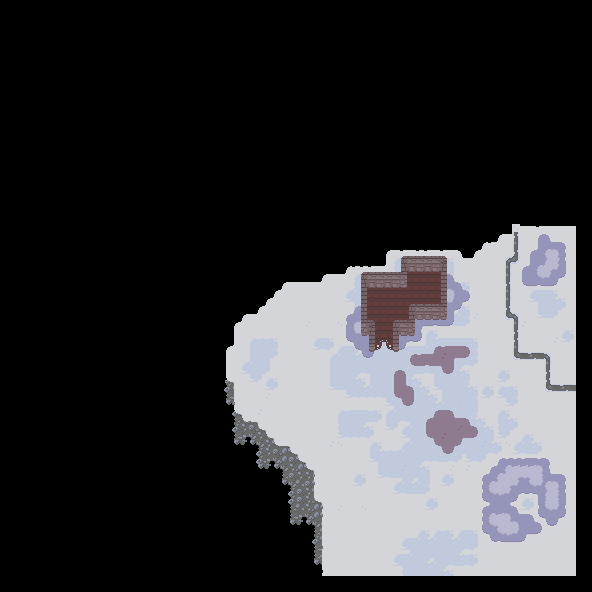

The image is a tile-based game level rendered from a .tmx file. Its description and source (layers, tilesets, objects; grid data summarised) follow:
An orthogonal 74x74 tile map with 8x8 px tiles, 6 tile layers (dig_0, dig_1, dig_2, dig_3, ...), 2 tilesets.

<map version="1.9" tiledversion="1.9.2" orientation="orthogonal" renderorder="right-down" width="74" height="74" tilewidth="8" tileheight="8" infinite="0" nextlayerid="11" nextobjectid="1">
 <tileset firstgid="1" source="../main_tileset.tsx" />
 <tileset firstgid="477" source="../walls_tileset_0.tsx" />
 <layer id="5" name="dig_0" width="74" height="74">
  <data>[5476 cells, 148 non-empty, 18 distinct tile ids]</data>
 </layer>
 <layer id="1" name="dig_1" width="74" height="74">
  <data>[5476 cells, 1539 non-empty, 129 distinct tile ids]</data>
 </layer>
 <layer id="7" name="dig_2" width="74" height="74">
  <data>[5476 cells, 59 non-empty, 18 distinct tile ids]</data>
 </layer>
 <layer id="8" name="dig_3" width="74" height="74">
  <data>[5476 cells, 10 non-empty, 5 distinct tile ids]</data>
 </layer>
 <layer id="10" name="Livello tile 6" width="74" height="74">
  <data>[5476 cells, 38 non-empty, 10 distinct tile ids]</data>
 </layer>
 <layer id="6" name="rat_0" width="74" height="74">
  <data>[5476 cells, 56 non-empty, 14 distinct tile ids]</data>
 </layer>
</map>
